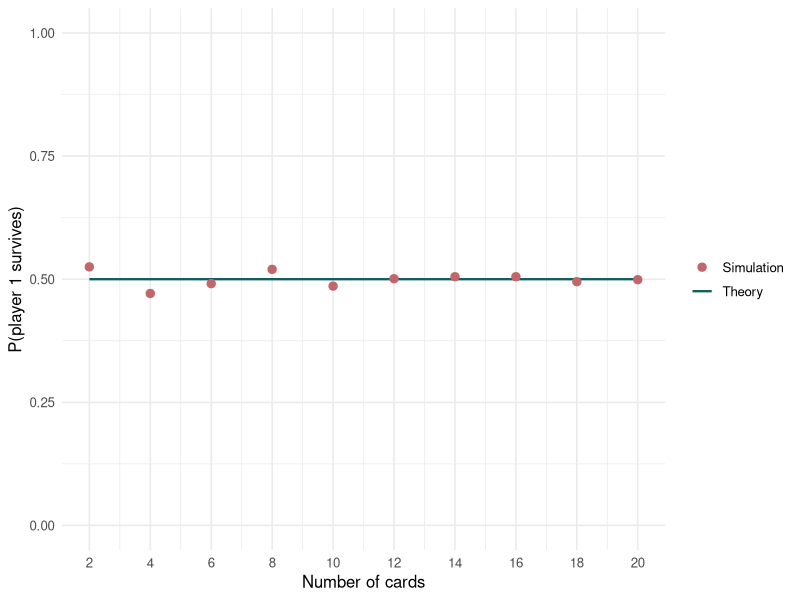
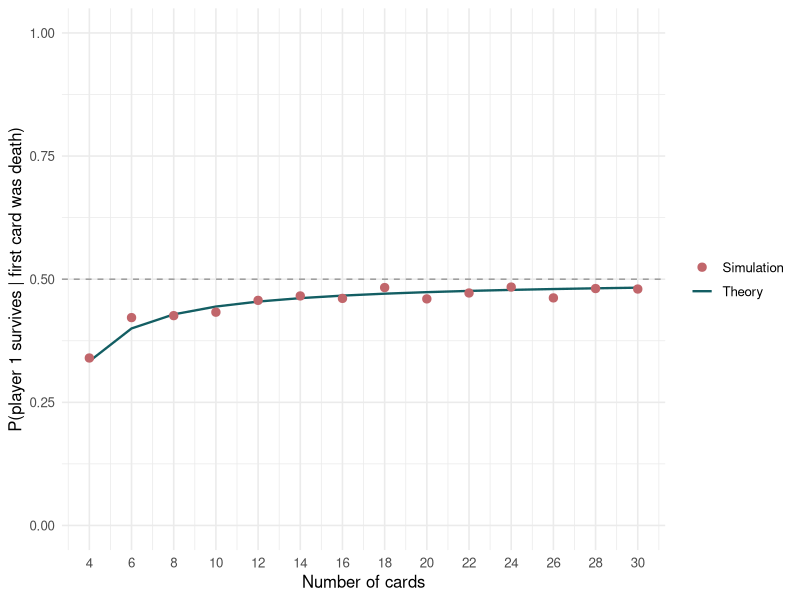

R code for these plots, in order:
###########################################################################
## Project: Personal website --- blog posts
## Script purpose: season 3
## Date: 10-08-2026
## Author: David JP O'Sullivan
###########################################################################

library(tidyverse)

set.seed(1234)
theme_set(theme_minimal(base_size = 12))

M <- 1000 # number of Monte Carlo replicates

# functions ---------------------------------------------------------------

# NOT_FIRST = FALSE : the game as played (life card uniform over all slots).
# NOT_FIRST = TRUE  : condition on the first card turned over being a death
#                     card, by moving the life card off slot 1 to a uniformly
#                     chosen slot among 2, ..., number_cards.
#
# NOTE: sample((2:number_cards), size = 1) relies on 2:number_cards being a
# vector, so this branch is only safe for number_cards >= 4. At number_cards = 2
# R reads sample(2, size = 1) as a draw from 1:2 (the classic sample() gotcha),
# which can wipe the life card entirely. The conditional sweep below therefore
# starts at 4 cards. The number_cards = 2 case is trivial anyway: theory says
# player 1 survives with probability 0.

simulate_single_round <- function(number_cards = 8, NOT_FIRST = FALSE){
  deck <-
    c("live", rep("death", number_cards - 1)) |>
    sample(size = number_cards)

  if(NOT_FIRST == TRUE & deck[1] == "live"){
    new_life_place <- sample((2:number_cards), size = 1)
    deck[new_life_place] <- "live"
    deck[1] <- "death"
  }

  whose_turn <- rep(c("player_1", "player_2"), number_cards/2)
  who_won <- character(1)

  for(i in 1:length(deck)) {
    if(deck[i] == "live"){
      who_won <- whose_turn[i]
      break
    }
  }
  return(who_won)
}

run_mc_simulations <- function(M = 100, ...){
  mc_results <- character(M)
  for(i in 1:M){
    mc_results[i]<- simulate_single_round(...)
  }
  return(mc_results)
}

# simulations: the game as played ----------------------------------------

mc_results <- tibble(who_won = run_mc_simulations(M = M, number_cards = 8))
mc_sum <-
  mc_results |>
  count(who_won) |>
  mutate(per = n/sum(n))
mc_sum

sweep_fair <- tibble(number_cards = 2*(1:10), sim = NA_real_)
for(i in 1:nrow(sweep_fair)){
  mc_res <- run_mc_simulations(M = M, number_cards = sweep_fair$number_cards[i])
  sweep_fair$sim[i] <- sum(mc_res == "player_1")/length(mc_res)

  print(glue::glue("Finished row: {i} of {nrow(sweep_fair)}."))
}

sweep_fair <- sweep_fair |> mutate(theory = 0.5)
sweep_fair

ggplot(sweep_fair, aes(x = number_cards)) +
  geom_line(aes(y = theory, colour = "Theory"), linewidth = 0.8) +
  geom_point(aes(y = sim, colour = "Simulation"), size = 2.5) +
  scale_colour_manual(values = c("Theory" = "#135E63", "Simulation" = "#C1666B")) +
  scale_x_continuous(breaks = 2*(1:10)) +
  coord_cartesian(ylim = c(0, 1)) +
  labs(x = "Number of cards", y = "P(player 1 survives)", colour = NULL)

# simulations: conditional on the first card being a death card ----------

mc_results <- tibble(
  who_won = run_mc_simulations(M = M, number_cards = 8, NOT_FIRST = TRUE)
)
mc_sum <-
  mc_results |>
  count(who_won) |>
  mutate(per = n/sum(n))
mc_sum

sweep_cond <- tibble(number_cards = 2*(2:15), sim = NA_real_)
for(i in 1:nrow(sweep_cond)){
  mc_res <- run_mc_simulations(M = M,
                               number_cards = sweep_cond$number_cards[i],
                               NOT_FIRST = TRUE)
  sweep_cond$sim[i] <- sum(mc_res == "player_1")/length(mc_res)

  print(glue::glue("Finished row: {i} of {nrow(sweep_cond)}."))
}

sweep_cond <-
  sweep_cond |>
  mutate(n = number_cards/2,
         theory = (n - 1)/(2*n - 1))

sweep_cond |> print(n = Inf)

ggplot(sweep_cond, aes(x = number_cards)) +
  geom_hline(yintercept = 0.5, linetype = "dashed", colour = "grey60") +
  geom_line(aes(y = theory, colour = "Theory"), linewidth = 0.8) +
  geom_point(aes(y = sim, colour = "Simulation"), size = 2.5) +
  scale_colour_manual(values = c("Theory" = "#135E63", "Simulation" = "#C1666B")) +
  scale_x_continuous(breaks = 2*(2:15)) +
  coord_cartesian(ylim = c(0, 1)) +
  labs(x = "Number of cards", y = "P(player 1 survives | first card was death)",
       colour = NULL)
